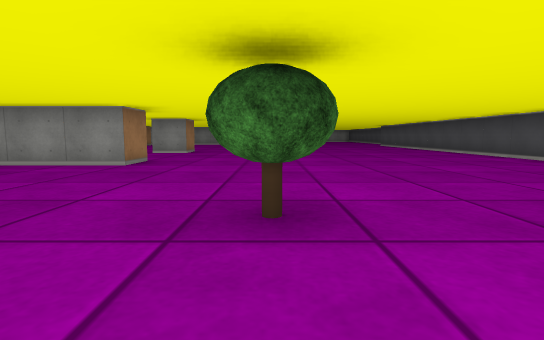
View 1 (above)

24 first-person views from a walk through a cub3D ray-caster map. The camera is about half as high as the walls, tilts 6° down and sees 80° across. The floor is counted in squares. Each view is taken from the middle of a square. On the plan, view 1 faces up. The plan holds only what a view shows up to about 9 squares ahead; the rest is blank.

View 2
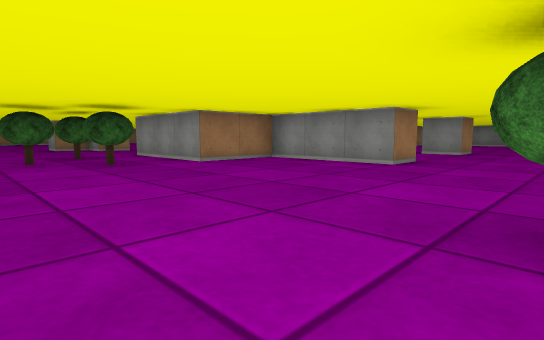

View 3
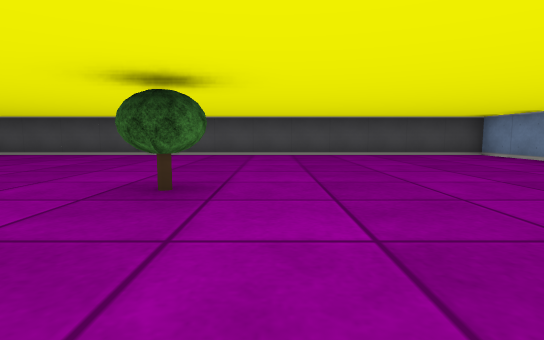

View 4
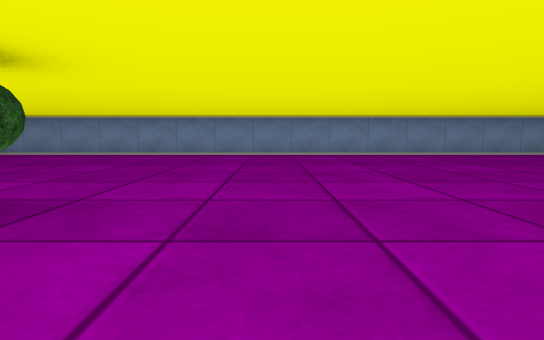

View 5
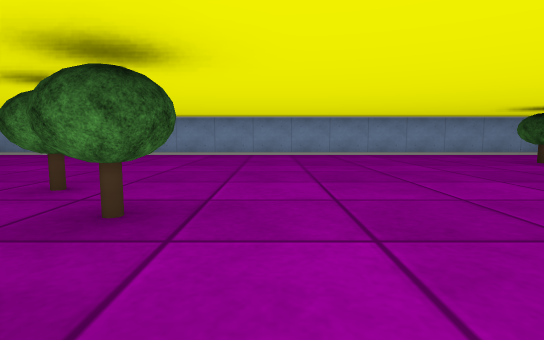

View 6
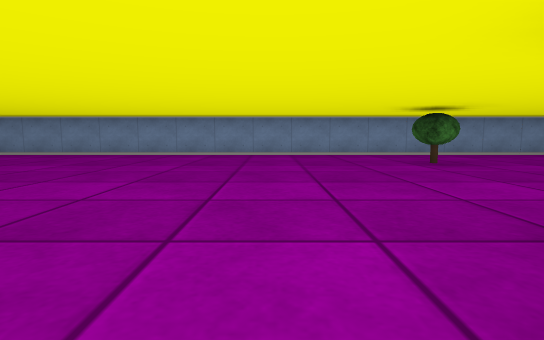

View 7
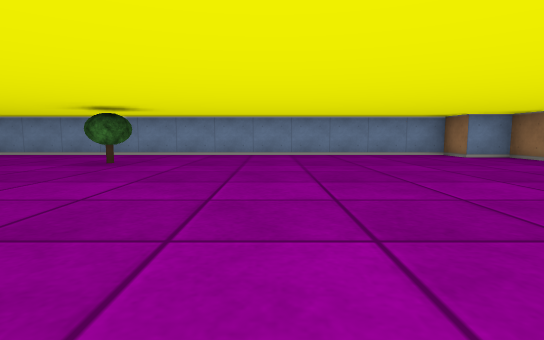

View 8
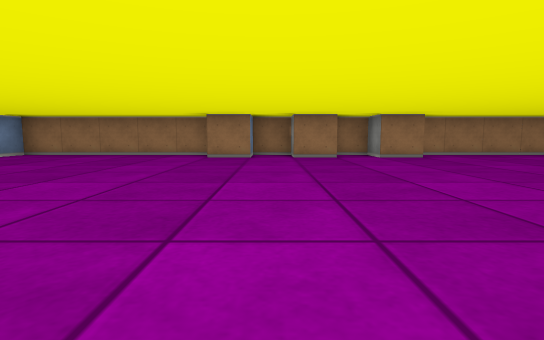

View 9
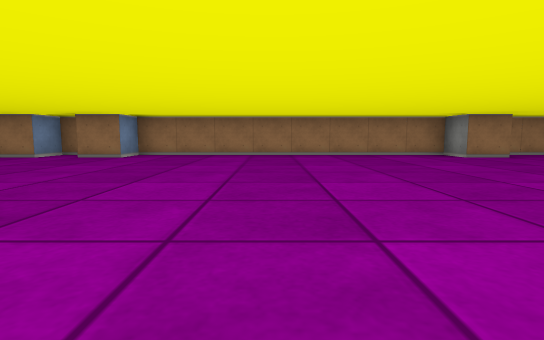

View 10
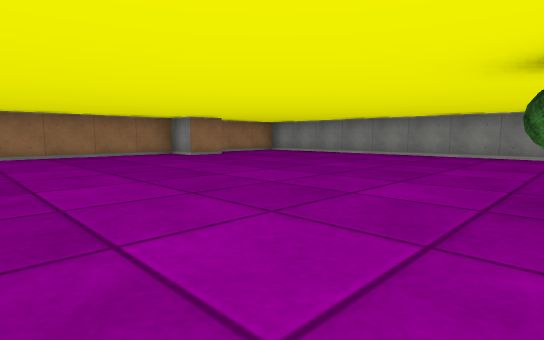

View 11
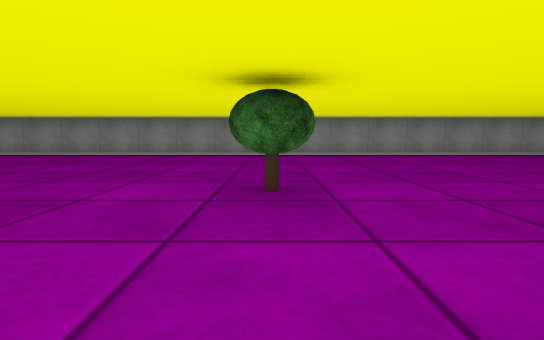

View 12
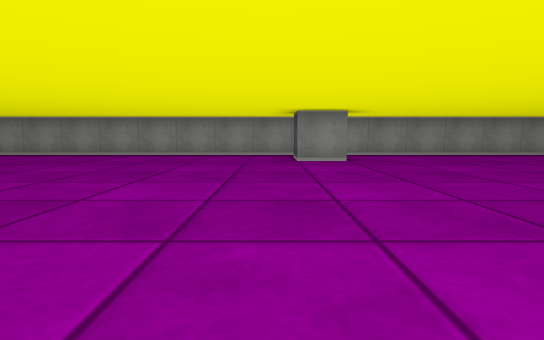

View 13
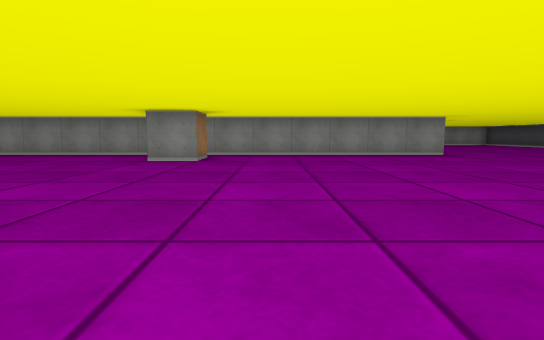

View 14
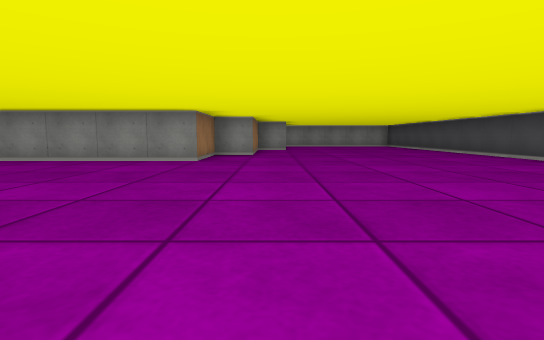

View 15
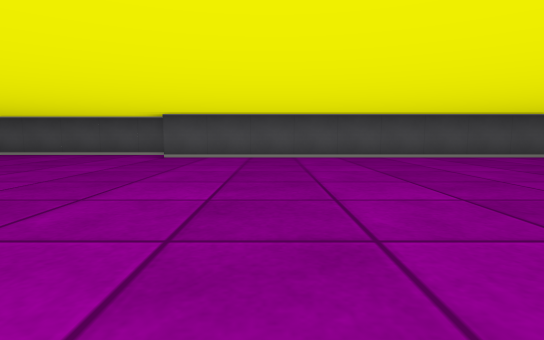

View 16
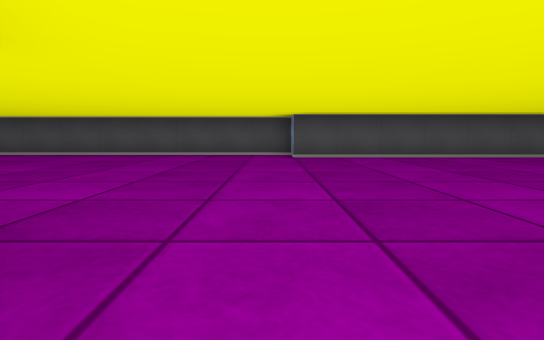

View 17
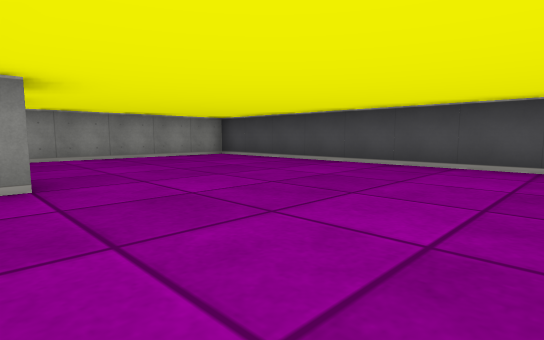

View 18
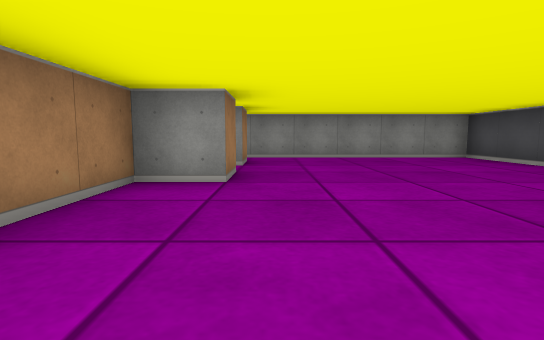

View 19
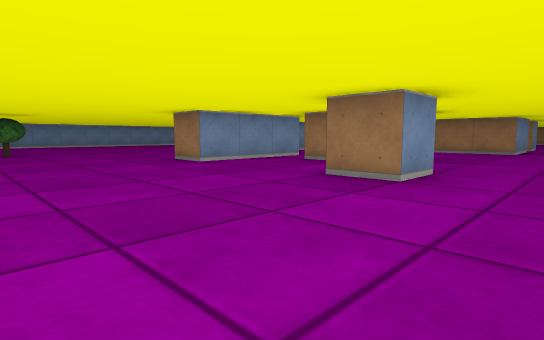

View 20
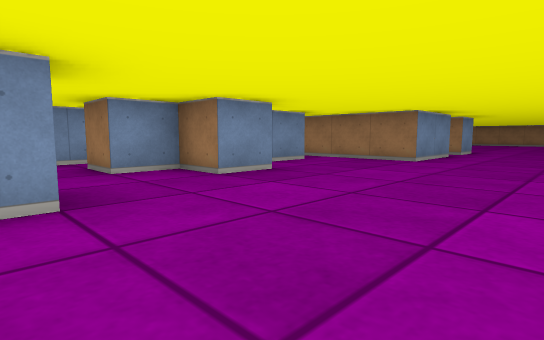

View 21
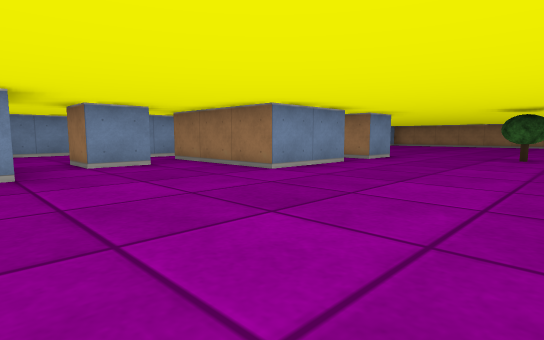

View 22
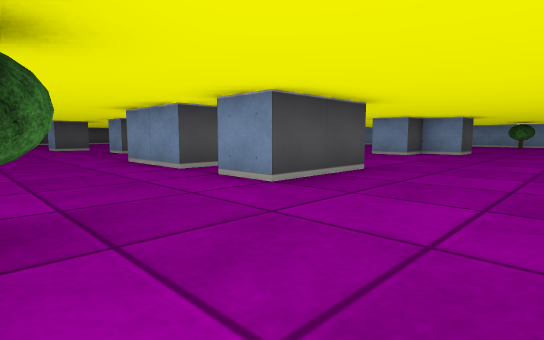

View 23
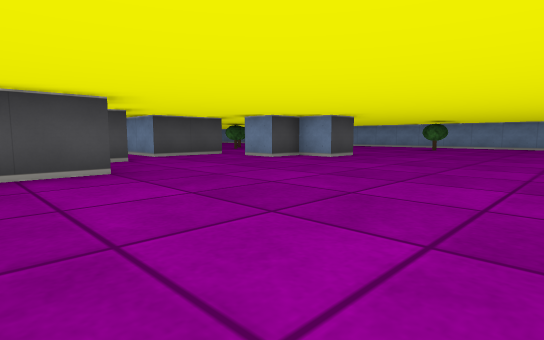

View 24
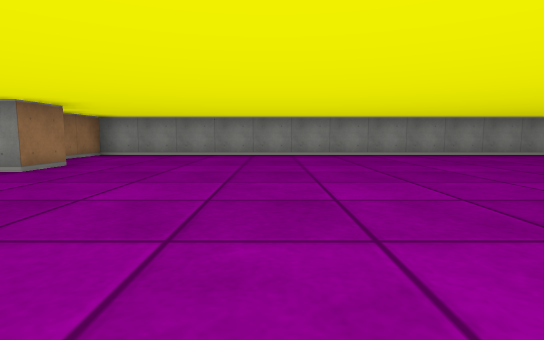

### Floor plan
Points are (right, up) in squares from view 1. A wall is a line through its corners. A room is listed if a view was taken in it or the views show most of it. See-through windows are left out.
Room 1 (views 1, 2, 3, 4, 5, 6, 7, 8, 9, 10, 11, 12, 13, 14, 15, 16, 17, 18, 19, 20, 21, 22, 23, 24)
walls: (-6.6, 9.5) (-5.5, 9.5) (-5.5, 8.5) (-4.5, 8.5) (-4.5, 7.5); (-8.6, 8.5) (-7.5, 8.5) (-7.5, 7.5); (-5.6, 6.5) (-2.5, 6.5) (-2.5, 5.5) (-5.5, 5.5) (-5.5, 3.5) (-8.5, 3.5); (-8.2, 4.5) (-7, 4.5); (-3.6, 10.5) (-2.5, 10.5) (-2.5, 9.5) (-3.4, 9.5); (-11.5, 7.4) (-11.5, 7.9); (-11.5, 9.8) (-11.5, 10.5) (-9.5, 10.5) (-9.5, 7.5); (-10.5, 4.6) (-10.5, 6.5) (-8.9, 6.5); (-13.5, 8.4) (-13.5, 10.5) (-12.5, 10.5) (-12.5, 9.8); (-13.5, 2.4) (-13.5, 3.5) (-12.5, 3.5) (-12.5, 4.5) (-11.5, 4.5); (-6.5, 17.5) (-6.5, 16.5) (-7.5, 16.5) (-7.5, 17.4); (-21.5, 2.6) (-21.5, 1.5); (-21.5, 15.6) (-21.5, 14.5) (-22.5, 14.5) (-22.5, 6.5) (-21.5, 6.5) (-21.5, 5.5) (-22.5, 5.5) (-22.5, 4.5) (-21.5, 4.5) (-21.5, 3.5) (-22.5, 3.5) (-22.5, 2.5) (-21.8, 2.5); (-22.5, 1.4) (-22.5, -3.5) (-21.5, -3.5) (-21.5, -4.5) (5.5, -4.5) (5.5, 16.5) (6.5, 16.5) (6.5, 27.5) (1.4, 27.5); (1.5, 24.5) (1.5, 23.5) (0.5, 23.5) (0.5, 20.5) (-0.5, 20.5) (-0.5, 18.5) (-22.5, 18.5) (-22.5, 16.1); (1.5, 26.4) (1.5, 25.5)
objects: tree (-14, -2); tree (-14, 13); tree (-8, 2); tree (-7, 1); tree (-6, 2); tree (0, 2)

Where each view was taken, in squares from view 1:
view 1: 0 up, 0 right, facing up
view 2: 0 up, 0 right, facing up-left
view 3: 1 up, 3 left, facing right
view 4: 4 up, 2 left, facing down
view 5: 4 up, 9 left, facing down
view 6: 4 up, 11 left, facing down
view 7: 4 up, 17 left, facing down
view 8: 3 up, 14 left, facing left
view 9: 10 up, 14 left, facing left
view 10: 10 up, 14 left, facing up-left
view 11: 10 up, 14 left, facing up
view 12: 10 up, 8 left, facing up
view 13: 10 up, 5 left, facing up
view 14: 12 up, 1 right, facing up
view 15: 14 up, 2 left, facing right
view 16: 17 up, 2 left, facing right
view 17: 20 up, 1 right, facing up-right
view 18: 20 up, 2 right, facing up
view 19: 12 up, 1 right, facing down-left
view 20: 13 up, 3 left, facing down-left
view 21: 14 up, 6 left, facing down-left
view 22: 13 up, 16 left, facing down-right
view 23: 10 up, 18 left, facing down-right
view 24: 10 up, 18 left, facing up
